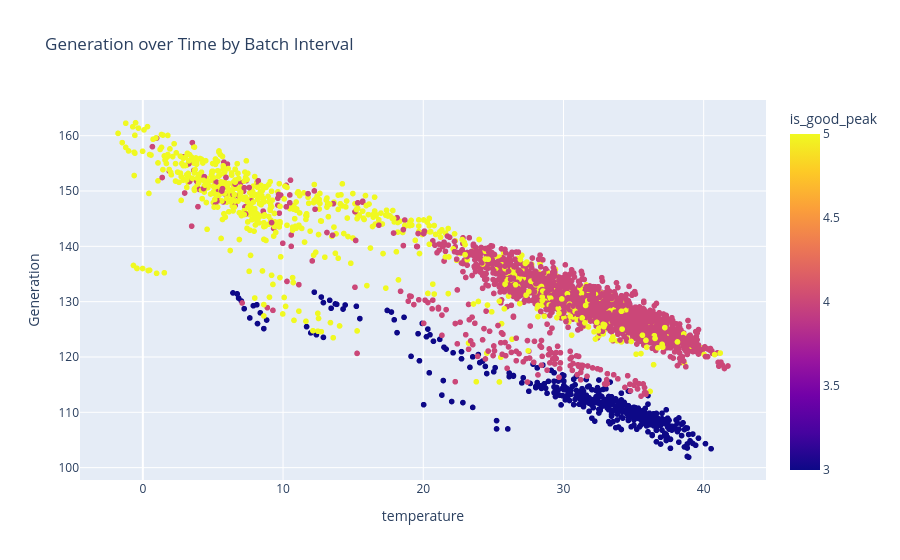

The cell this chart's notebook holds for it:
### Code cell
show(df_n_c)

### Figure 1 — Plotly figure (JSON) as saved in the notebook; plotly's stock layout.template omitted (floating-point values rounded to 4 significant figures; data arrays with more than 128 entries replaced by an {"elided": "..."} marker saying what was removed)
{"data": [{"hovertemplate": "temperature=%{x}<br>Generation=%{y}<br>is_good_peak=%{marker.color}<extra></extra>", "legendgroup": "", "marker": {"color": {"elided": "3069 int values"}, "coloraxis": "coloraxis", "symbol": "circle"}, "mode": "markers", "name": "", "showlegend": false, "type": "scattergl", "x": {"elided": "3069 float values"}, "xaxis": "x", "y": {"elided": "3069 float values"}, "yaxis": "y"}], "layout": {"coloraxis": {"colorbar": {"title": {"text": "is_good_peak"}}, "colorscale": [[0, "#0d0887"], [0.1111, "#46039f"], [0.2222, "#7201a8"], [0.3333, "#9c179e"], [0.4444, "#bd3786"], [0.5556, "#d8576b"], [0.6667, "#ed7953"], [0.7778, "#fb9f3a"], [0.8889, "#fdca26"], [1, "#f0f921"]]}, "legend": {"tracegroupgap": 0}, "title": {"text": "Generation over Time by Batch Interval"}, "xaxis": {"anchor": "y", "domain": [0, 1], "title": {"text": "temperature"}}, "yaxis": {"anchor": "x", "domain": [0, 1], "title": {"text": "Generation"}}}}
